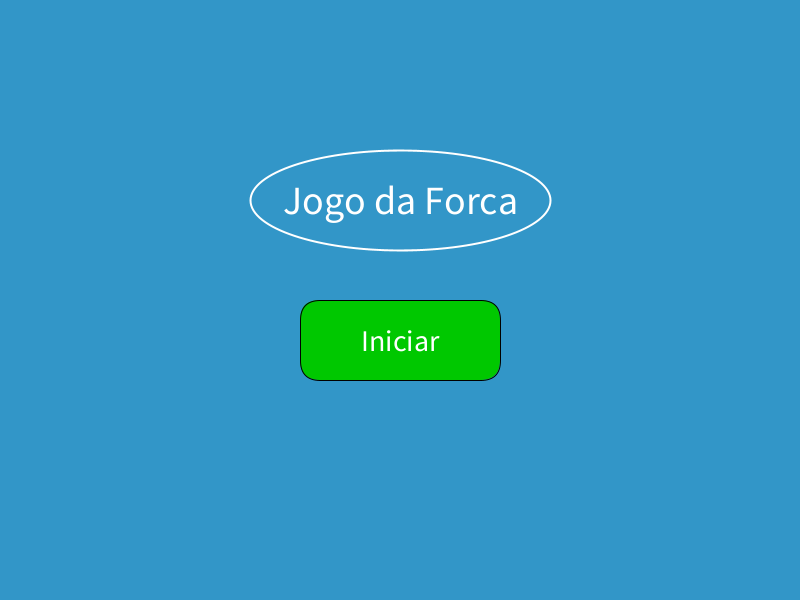
Frame 1 (no input)
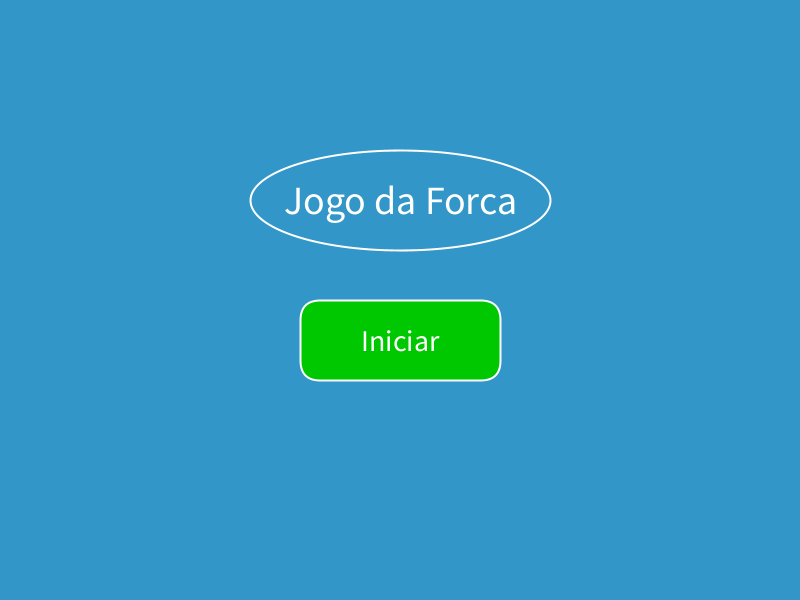
Frame 60 (the mouse pressed at the canvas centre just before this capture)
Frame 120 (the mouse held since frame 60 and released just before this capture): identical to frame 60, image omitted

The Processing sketch that drew these frames (run headless with seeded random() and noise(); from frame 60 on, the mouse is pressed at the canvas centre):

// Processing sketch: JogoDaForca_pde
// ── JogoDaForca_pde.pde
// Declaração das variáveis globais
String[] frutas = {"maça", "banana", "laranja", "uva", "manga"};
String[] cidades = {"recife", "são paulo", "rio", "manaus", "belém"};
String[] objetos = {"mesa", "cadeira", "lápis", "caneta", "livro"};
String[] palavras;
String palavraSecreta;
String palavraAtual;
int tentativasRestantes = 6;
boolean jogoAcabou = false;
String mensagem = "";
char[] letrasUsadas = new char[26];
int letrasUsadasCount = 0;
int tela = 0;

void setup() {
  size(800, 600);
  textAlign(CENTER, CENTER);
}

void draw() {
  if (tela == 0) {
    desenharTelaInicial();
  } else if (tela == 1) {
    desenharMenu();
  } else if (tela == 2) {
    desenharJogo();
  }
}

void desenharTelaInicial() {
  background(50, 150, 200);
  fill(255);
  textSize(40); 
  text("Jogo da Forca", width/2, height/3);
  fill(0, 200, 0);
  rect(width/2 - 100, height/2, 200, 80, 20);
  fill(255);
  textSize(30);
  text("Iniciar", width/2, height/2 + 40);
  stroke(255);
  strokeWeight(2);
  noFill();
  ellipse(width/2, height/3, 300, 100); 
}

void desenharMenu() {
  background(200, 220, 255);
  fill(0);
  textSize(40);
  text("Escolha um Tema", width/2, 100);
  desenharBotao("Frutas", width/2 - 150, 200, 300, 80);
  desenharBotao("Cidades", width/2 - 150, 300, 300, 80);
  desenharBotao("Objetos", width/2 - 150, 400, 300, 80);
}

void desenharBotao(String texto, float x, float y, float w, float h) {
  fill(100, 150, 255);
  rect(x, y, w, h, 20);
  fill(255);
  textSize(30);
  text(texto, x + w/2, y + h/2);
}

void desenharJogo() {
  background(240);
  
  // Botão de voltar ao menu 
  fill(200);
  rect(10, 10, 100, 50, 10);
  fill(0);
  textSize(20);
  text("Voltar", 60, 35);
  stroke(0);
  strokeWeight(2);
  
  
  desenharForca(6 - tentativasRestantes);
  
  // Área à direita para a palavra (fundo azul)
  fill(100, 150, 255);
  rect(400, 200, 350, 100, 20);
  fill(255);
  textSize(32);
  text(palavraAtual, 575, 250);
  
  
  String usadas = "Letras usadas: ";
  for (int i = 0; i < letrasUsadasCount; i++) {
    usadas += letrasUsadas[i] + " ";
  }
  fill(0);
  textSize(20);
  text(usadas, 575, 150);
  
  
  text("Tentativas: " + tentativasRestantes, 575, 180);
  
  
  if (jogoAcabou) {
    fill(0, 0, 255);
    textSize(28);
    if (tentativasRestantes > 0) {
      text("Você venceu! Palavra: " + palavraSecreta, 575, 100);
    } else {
      text("Você perdeu! Palavra: " + palavraSecreta, 575, 100);
    }
    text("Pressione 'R' para recomeçar", 575, 500);
  }
}

void mousePressed() {
  if (tela == 0) {
    if (mouseX > width/2 - 100 && mouseX < width/2 + 100 && 
        mouseY > height/2 && mouseY < height/2 + 80) {
      tela = 1;
    }
  } else if (tela == 1) {
    if (mouseX > width/2 - 150 && mouseX < width/2 + 150) {
      if (mouseY > 200 && mouseY < 280) {
        palavras = frutas;
        iniciarJogo();
      } else if (mouseY > 300 && mouseY < 380) {
        palavras = cidades;
        iniciarJogo();
      } else if (mouseY > 400 && mouseY < 480) {
        palavras = objetos;
        iniciarJogo();
      }
    }
  } else if (tela == 2) {
    if (mouseX > 10 && mouseX < 110 && mouseY > 10 && mouseY < 60) {
      tela = 1;
    }
  }
}

void keyPressed() {
  if (tela == 2 && !jogoAcabou && key >= 'a' && key <= 'z') {
    char letra = key;
    boolean jaUsada = false;
    for (int i = 0; i < letrasUsadasCount; i++) {
      if (letrasUsadas[i] == letra) {
        jaUsada = true;
        break;
      }
    }
    
    if (!jaUsada) {
      letrasUsadas[letrasUsadasCount] = letra;
      letrasUsadasCount++;
      
      boolean acertou = false;
      String novaPalavraAtual = "";
      for (int i = 0; i < palavraSecreta.length(); i++) {
        if (palavraSecreta.charAt(i) == letra) {
          novaPalavraAtual += letra;
          acertou = true;
        } else {
          novaPalavraAtual += palavraAtual.charAt(i);
        }
      }
      
      palavraAtual = novaPalavraAtual;
      
      if (!acertou) {
        tentativasRestantes--;
      }
      
      if (tentativasRestantes <= 0) {
        jogoAcabou = true;
      } else if (!palavraAtual.contains("_")) {
        jogoAcabou = true;
      }
    }
  }
  
  if (tela == 2 && jogoAcabou && key == 'r') {
    iniciarJogo();
  }
}

void iniciarJogo() {
  palavraSecreta = palavras[int(random(palavras.length))];
  palavraAtual = "";
  for (int i = 0; i < palavraSecreta.length(); i++) {
    palavraAtual += "_";
  }
  tentativasRestantes = 6;
  jogoAcabou = false;
  mensagem = "";
  letrasUsadasCount = 0;
  tela = 2;
}

void desenharForca(int erros) {
  stroke(139, 69, 19); 
  strokeWeight(6); 
  
 
  float xBase = 150; 
  float yBase = 300; 
  line(xBase - 75, yBase + 100, xBase + 75, yBase + 100); 
  line(xBase, yBase + 100, xBase, yBase - 100); 
  line(xBase, yBase - 100, xBase + 75, yBase - 100); 
  line(xBase + 75, yBase - 100, xBase + 75, yBase - 80); 
  //corpo
  if (erros >= 1) {
    noFill();
    ellipse(xBase + 75, yBase - 50, 80, 80); 
  }
  if (erros >= 2) {
    line(xBase + 75, yBase - 10, xBase + 75, yBase + 50); 
  }
  if (erros >= 3) {
    line(xBase + 75, yBase, xBase + 35, yBase - 40); 
  }
  if (erros >= 4) {
    line(xBase + 75, yBase, xBase + 115, yBase - 40); 
  }
  if (erros >= 5) {
    line(xBase + 75, yBase + 50, xBase + 35, yBase + 90); 
  }
  if (erros >= 6) {
    line(xBase + 75, yBase + 50, xBase + 115, yBase + 90); 
  }
}
